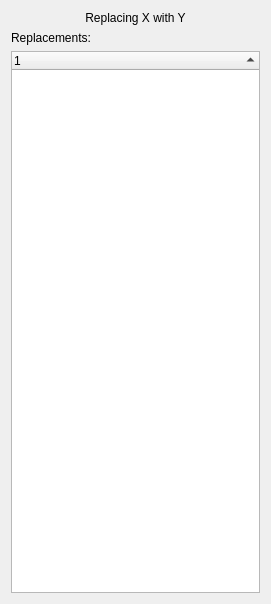
<?xml version="1.0" encoding="UTF-8"?>
<ui version="4.0">
 <class>PartDesignGui::TaskDatumParameters</class>
 <widget class="QWidget" name="PartDesignGui::TaskDatumParameters">
  <property name="geometry">
   <rect>
    <x>0</x>
    <y>0</y>
    <width>271</width>
    <height>604</height>
   </rect>
  </property>
  <property name="windowTitle">
   <string>Form</string>
  </property>
  <layout class="QVBoxLayout" name="verticalLayout">
   <item>
    <widget class="QLabel" name="message">
     <property name="text">
      <string>Replacing X with Y</string>
     </property>
     <property name="alignment">
      <set>Qt::AlignCenter</set>
     </property>
     <property name="wordWrap">
      <bool>true</bool>
     </property>
    </widget>
   </item>
   <item>
    <widget class="QLabel" name="label">
     <property name="text">
      <string>Replacements:</string>
     </property>
    </widget>
   </item>
   <item>
    <widget class="QTreeWidget" name="treeR">
     <property name="selectionMode">
      <enum>QAbstractItemView::ExtendedSelection</enum>
     </property>
     <property name="sortingEnabled">
      <bool>true</bool>
     </property>
     <attribute name="headerShowSortIndicator" stdset="0">
      <bool>true</bool>
     </attribute>
     <column>
      <property name="text">
       <string notr="true">1</string>
      </property>
     </column>
    </widget>
   </item>
  </layout>
 </widget>
 <resources/>
 <connections/>
 <designerdata>
  <property name="gridDeltaX">
   <number>10</number>
  </property>
  <property name="gridDeltaY">
   <number>10</number>
  </property>
  <property name="gridSnapX">
   <bool>true</bool>
  </property>
  <property name="gridSnapY">
   <bool>true</bool>
  </property>
  <property name="gridVisible">
   <bool>true</bool>
  </property>
 </designerdata>
</ui>
